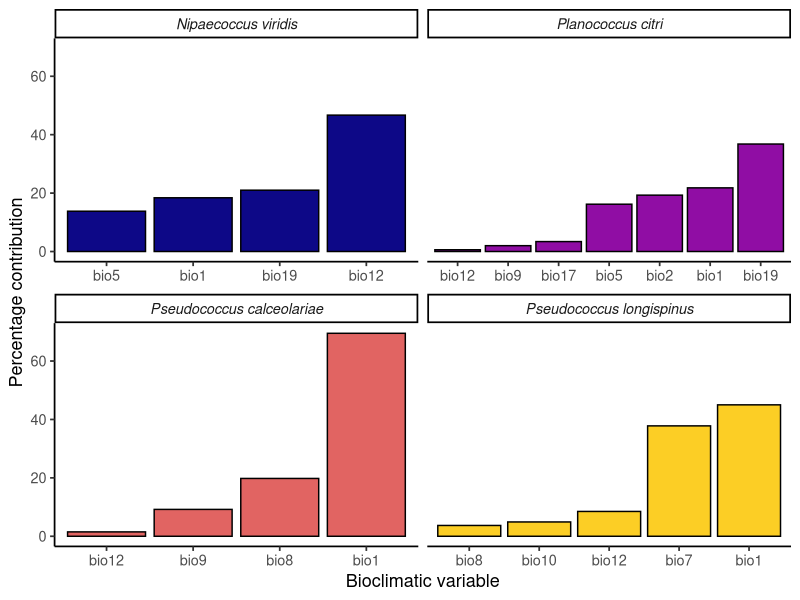

The R script that drew this image:
# Load libraries
library(tidyverse)
library(viridis)
library(tidytext)  # for reorder_within

# Original data
data <- tribble(
  ~species,            ~bio,     ~value,
  "Nipaecoccus viridis",         "bio12",  46.7,
  "Nipaecoccus viridis",         "bio19",  21,
  "Nipaecoccus viridis",         "bio1",   18.4,
  "Nipaecoccus viridis",         "bio5",   13.8,
  
  "Pseudococcus calceolariae",   "bio1",   69.5,
  "Pseudococcus calceolariae",   "bio8",   19.8,
  "Pseudococcus calceolariae",   "bio9",   9.2,
  "Pseudococcus calceolariae",   "bio12",  1.5,
  
  "Planococcus citri",          "bio19",  36.8,
  "Planococcus citri",          "bio1",   21.8,
  "Planococcus citri",          "bio2",   19.3,
  "Planococcus citri",          "bio5",   16.2,
  "Planococcus citri",          "bio17",  3.4,
  "Planococcus citri",          "bio9",   2,
  "Planococcus citri",          "bio12",  0.6,
  
  "Pseudococcus longispinus",    "bio1",   45,
  "Pseudococcus longispinus",    "bio7",   37.8,
  "Pseudococcus longispinus",    "bio12",  8.5,
  "Pseudococcus longispinus",    "bio10",  4.9,
  "Pseudococcus longispinus",    "bio8",   3.7
)

# Plot: reorder bars within each species
ggplot(data, aes(x = reorder_within(bio, value, species), 
                 y = value, fill = species)) +
  geom_col(show.legend = FALSE, colour = "black") +
  scale_x_reordered() +
  scale_fill_viridis_d(option = "plasma", end = 0.9) +
  facet_wrap(~species, scales = "free_x") +  # each facet independent
  labs(
    #title = "Bioclimatic variable importance by species",
    x = "Bioclimatic variable",
    y = "Percentage contribution"
  ) +
  theme_classic(base_size = 13) +
  theme(
    strip.text = element_text(face = "italic")  # italicize facet labels
  )
